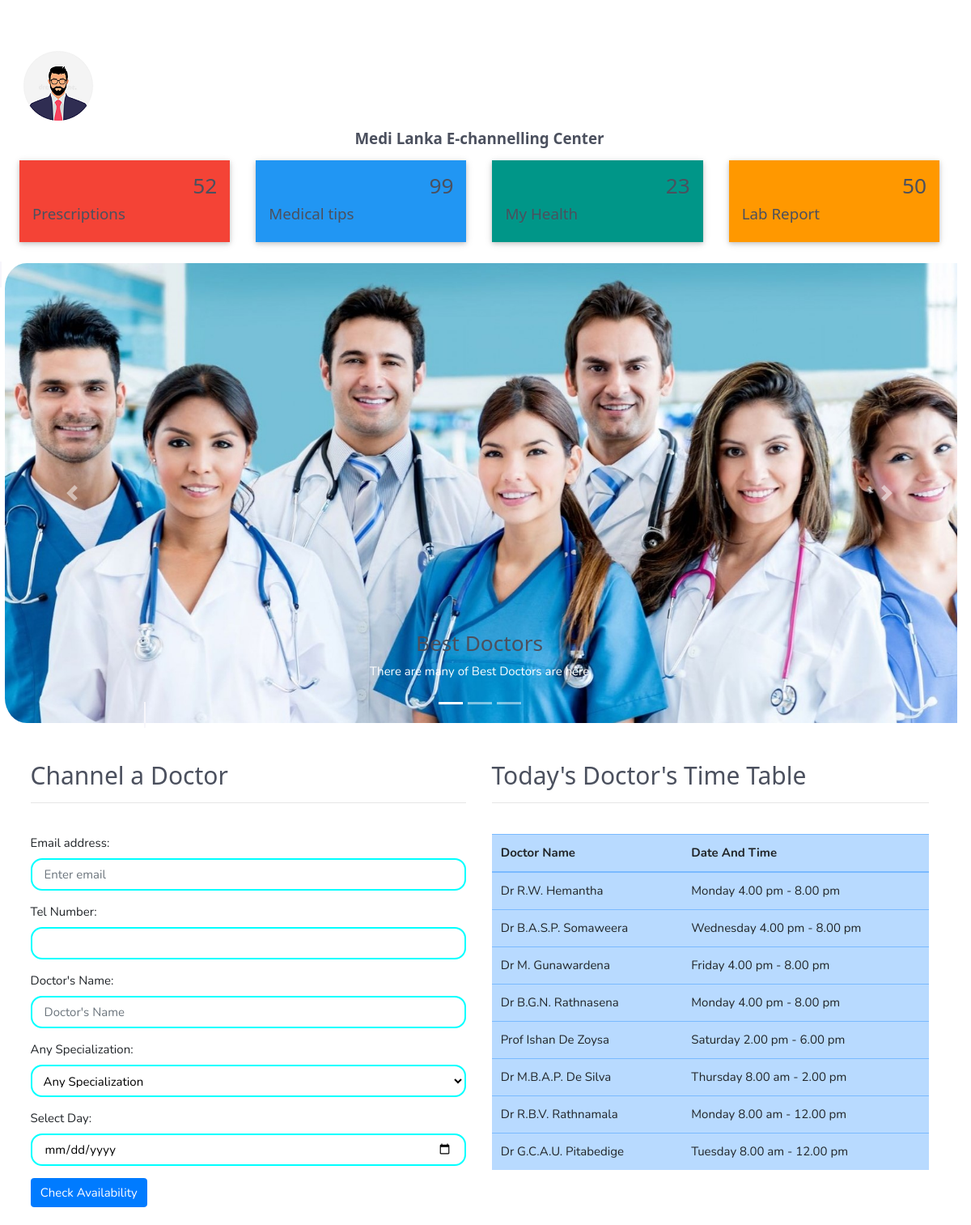
The page /patient/dashhome.php on the database its author committed.
### tables this page shows
CREATE TABLE IF NOT EXISTS `top_doctor_time_table` (
  `Doctor_id` int(11) NOT NULL,
  `Doctor_name` varchar(30) DEFAULT NULL,
  `Date_time` varchar(40) DEFAULT NULL,
  PRIMARY KEY (`Doctor_id`)
);

### patient/dashhome.php (the view, shortened to what this page needs)
<?php
include('db.php');
?>
<!DOCTYPE html>
<html lang="en" dir="ltr">
<head>
    <link rel="stylesheet" href="../css/w3.css">
    <link rel="stylesheet" href="../css/bootstrap.min.css">
    <link rel="stylesheet" href="../css/style.css">
    <link rel="stylesheet" href="../css/main.css">
</head>
<body style="padding-left: 0px;">
  <div class="flex-column">
    <img class="allign-content-center ml-4" src="../img/avatar.png">
  </div>
  <header class="w3-container">
    <h5 align="center"><b><i class="fa fa-dashboard"></i>Medi Lanka E-channelling Center</b></h5>
  </header>
  <div class="w3-row-padding w3-margin-bottom">
    <a data-toggle="modal" href="#myModal">
    <div class="w3-quarter w3-padding">
      <div class="w3-container w3-card w3-red w3-padding-16">
        <div class="w3-right">
          <h3>52</h3>
        </div>
        <div class="w3-clear"></div>
        <h5>Prescriptions</h5>
      </div>
    </div>
    </a>
    <a  href="view_medicaltips.php">
    <div class="w3-quarter w3-padding">
      <div class="w3-container w3-card w3-blue w3-padding-16">
        <div class="w3-right">
          <h3>99</h3>
        </div>
        <div class="w3-clear"></div>
        <h5>Medical tips</h5>
      </div>
    </div>
    </a>
    <a data-toggle="modal" href="#myModal">
    <div class="w3-quarter w3-padding">
      <div class="w3-container w3-card w3-teal w3-padding-16">
        <div class="w3-right">
          <h3>23</h3>
        </div>
        <div class="w3-clear"></div>
        <h5>My Health</h5>
      </div>
    </div>
    </a>
    <a data-toggle="modal" href="#myModal">
    <div class="w3-quarter w3-padding">
      <div class="w3-container w3-card w3-orange w3-text-white w3-padding-16">
        <div class="w3-right">
          <h3>50</h3>
        </div>
        <div class="w3-clear"></div>
        <h5>Lab Report</h5>
      </div>
    </div>
    </a>
  </div>
	<div id="carouselExampleIndicators" class="carousel slide" data-ride="carousel">
            <ol class="carousel-indicators">
              <li data-target="#carouselExampleIndicators" data-slide-to="0" class="active"></li>
              <li data-target="#carouselExampleIndicators" data-slide-to="1"></li>
              <li data-target="#carouselExampleIndicators" data-slide-to="2"></li>
            </ol>
            <div class="carousel-inner">
              <div class="carousel-item active">
                <img class="d-block w-100" src="../img/bac.jpg" alt="First slide">
                <div class="carousel-caption">
                  <h3>Best Doctors</h3>
                  <p>There are many of Best Doctors are here</p>
                </div>
              </div>
            </div>
            <a class="carousel-control-prev" href="#carouselExampleIndicators" role="button" data-slide="prev">
              <span class="carousel-control-prev-icon" aria-hidden="true"></span>
            </a>
            <a class="carousel-control-next" href="#carouselExampleIndicators" role="button" data-slide="next">
              <span class="carousel-control-next-icon" aria-hidden="true"></span>
            </a>
          </div>
	<div class="container">
     <br><br>
     <div class="row">
       <div class="col-sm-6 f-r-b">
         <h2>Channel a Doctor</h2><hr><br>
         <form action="serch_doc.php" method="post">
                <div class="form-group">
                  <label for="email">Email address:</label>
                  <input type="email" class="form-control w-100 p-3" value=" <?php echo $Email; ?>" placeholder="Enter email" name="email" id="email">
                </div>
                <div class="form-group">
                  <label for="pwd">Tel Number:</label>
                  <input type="text" class="form-control w-100 p-3" placeholder="Enter your Phone Number" name="tel" id="tel" value=" <?php echo $Telephone; ?>" >
                </div>
                <div class="form-group">
                  <label for="pwd">Doctor's Name:</label>
                  <input type="text" class="form-control w-100 p-3" placeholder="Doctor's Name" name="name" id="name">
                </div>
                <div class="form-group">
                  <label for="sel1">Any Specialization:</label>
                  <select class="form-control w-100" id="sel1" name="spec" required>
                     <option value="" data-area="0" selected="selected">Any Specialization</option>
                  </select>
                </div>
                <div class="form-group">
                  <label for="pwd">Select Day:</label>
                  <input type="date" class="form-control w-100 p-3" placeholder="DD/MM/YYYY" id="date" name="date" required>
                </div>
                <button type="submit" name="search" class="btn btn-primary">Check Availability</button>
              </form>
            </div>
       <br><br>
       <div class="col-sm-6">
         <h2>Today's Doctor's Time Table</h2><hr><br>
         <table class="table table-primary">
           <thead>
             <tr>
               <th>Doctor Name</th>
               <th>Date And Time</th>
             </tr>
           </thead>
           <tbody>
             <?php
                  $q="select * from Top_doctor_time_table;";
                  $result = mysqli_query($conn, $q);
                  $rows = mysqli_num_rows($result);
                  if ($rows > 0) {
                      while($row=mysqli_fetch_array($result)){
                          $name = $row['Doctor_name'];
                          $time =  $row['Date_time'];
                          echo "<tr>";
                            echo "<td>";
                              echo $name;
                            echo "</td>";
                            echo "<td>";
                              echo $time;
                            echo "</td>";
                          echo "</tr>";
                      }
                  }
                  ?>
           </tbody>
         </table>
       </div>
     </div>
     <br>
  </body>
</html>

### css/w3.css (style rules this page uses)
html { box-sizing:border-box }
*,*:before,*:after { box-sizing:inherit }
html { -ms-text-size-adjust:100%;-webkit-text-size-adjust:100% }
body { margin:0 }
article,aside,details,figcaption,figure,footer,header,main,menu,nav,section,summary { display:block }
a { background-color:transparent;-webkit-text-decoration-skip:objects }
img { border-style:none }
hr { box-sizing:content-box;height:0;overflow:visible }
button,input,select,textarea { font:inherit;margin:0 }
button,input { overflow:visible }
button,select { text-transform:none }
button,html [type=button],[type=reset],[type=submit] { -webkit-appearance:button }
html,body { font-family:Verdana,sans-serif;font-size:15px;line-height:1.5 }
html { overflow-x:hidden }
h2 { font-size:30px }
h3 { font-size:24px }
h5 { font-size:18px }
h1,h2,h3,h4,h5,h6 { font-family:"Segoe UI",Arial,sans-serif;font-weight:400;margin:10px 0 }
hr { border:0;border-top:1px solid #eee;margin:20px 0 }
img { vertical-align:middle }
a { color:inherit }
.w3-container:after,.w3-container:before,.w3-panel:after,.w3-panel:before,.w3-row:after,.w3-row:before,.w3-row-padding:after,.w3-row-padding:before, .w3-cell-row:before,.w3-cell-row:after,.w3-clear:after,.w3-clear:before,.w3-bar:before,.w3-bar:after { content:"";display:table;clear:both }
.w3-col,.w3-half,.w3-third,.w3-twothird,.w3-threequarter,.w3-quarter { float:left;width:200px }
@media (min-width:601px) { .w3-col.m3,.w3-quarter { width:24.99999% } }
.w3-row-padding,.w3-row-padding>.w3-half,.w3-row-padding>.w3-third,.w3-row-padding>.w3-twothird,.w3-row-padding>.w3-threequarter,.w3-row-padding>.w3-quarter,.w3-row-padding>.w3-col { padding:0 8px }
.w3-container,.w3-panel { padding:0.01em 16px }
.w3-card,.w3-card-2 { box-shadow:0 2px 5px 0 rgba(0,0,0,0.16),0 2px 10px 0 rgba(0,0,0,0.12) }
.w3-margin-bottom { margin-bottom:16px!important }
.w3-padding { padding:8px 16px!important }
.w3-padding-16 { padding-top:16px!important;padding-bottom:16px!important }
.w3-right { float:right!important }
.w3-blue,.w3-hover-blue:hover { color:#fff!important;background-color:#2196F3!important }
.w3-orange,.w3-hover-orange:hover { color:#000!important;background-color:#ff9800!important }
.w3-red,.w3-hover-red:hover { color:#fff!important;background-color:#f44336!important }
.w3-teal,.w3-hover-teal:hover { color:#fff!important;background-color:#009688!important }
.w3-text-white,.w3-hover-text-white:hover { color:#fff!important }

### css/style.css (style rules this page uses)
.f-r-b { border-right: 2px solid white; }
h1, h2, h3, h4, h5, h6 { color: #4b505e; }

### css/main.css (style rules this page uses)
:root { --header-height: 3rem; --nav-width: 68px; --first-color: #4723D9; --first-color-light: #AFA5D9; --white-color: #F7F6FB; --body-font: 'Nunito', sans-serif; --normal-font-size: 1rem; --z-fixed: 100; }
*,::before,::after { box-sizing: border-box; }
body { position: relative; margin: var(--header-height) 0 0 0; padding: 0 1rem; font-family: var(--body-font); font-size: var(--normal-font-size); transition: .5s; }
a { text-decoration: none; }
.form-control { border: 2px solid aqua; border-radius: 14px; width: 250px; padding: 10px; height: 40px; color: black; }
.active { color: var(--white-color); }
.active::before { content: ''; position: absolute; left: 0; width: 2px; height: 32px; background-color: var(--white-color); }
@media screen and (min-width: 768px) { body { margin: calc(var(--header-height) + 1rem) 0 0 0; padding-left: calc(var(--nav-width) + 2rem); } }

### rows shown on the page
top_doctor_time_table: Doctor_name "Dr R.W. Hemantha", Date_time "Monday 4.00 pm - 8.00 pm"
top_doctor_time_table: Doctor_name "Dr B.A.S.P. Somaweera", Date_time "Wednesday 4.00 pm - 8.00 pm"
top_doctor_time_table: Doctor_name "Dr M. Gunawardena", Date_time "Friday 4.00 pm - 8.00 pm"
top_doctor_time_table: Doctor_name "Dr B.G.N. Rathnasena", Date_time "Monday 4.00 pm - 8.00 pm"
top_doctor_time_table: Doctor_name "Prof Ishan De Zoysa", Date_time "Saturday 2.00 pm - 6.00 pm"
top_doctor_time_table: Doctor_name "Dr M.B.A.P. De Silva", Date_time "Thursday 8.00 am - 2.00 pm"
top_doctor_time_table: Doctor_name "Dr R.B.V. Rathnamala", Date_time "Monday 8.00 am - 12.00 pm"
top_doctor_time_table: Doctor_name "Dr G.C.A.U. Pitabedige", Date_time "Tuesday 8.00 am - 12.00 pm"
